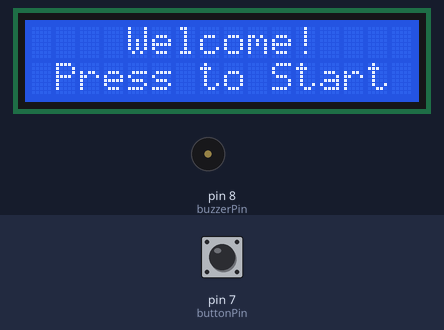
The sketch below on a simulated Arduino Uno, built with avr-gcc and run on an emulated ATmega328P. On the bench: 16×2 character LCD, buzzer (waves = sounding). Inputs (shaded band) come from the test bench; at power-on: pin 7 (buttonPin) LOW. Random numbers use the default seed unless the sketch sets one; EEPROM starts erased.

Above: at 1.0 s.
1.1 s: pin 7 (buttonPin) pulled HIGH for 0.15 s
At 3.2 s:
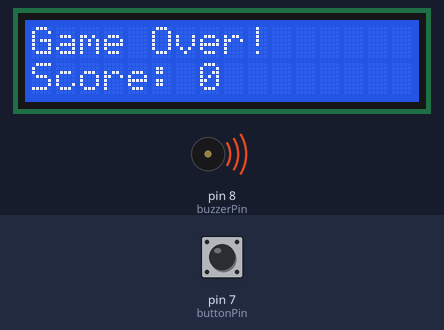
At 5.0 s:
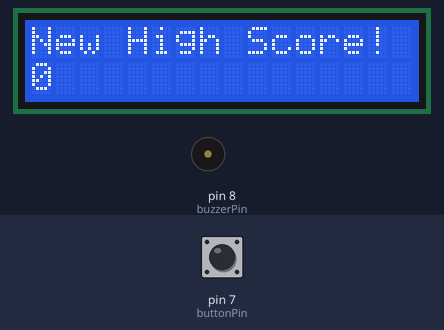
5.8 s: pin 7 (buttonPin) driven LOW
7.3 s: pin 7 (buttonPin) driven HIGH
At 7.6 s:
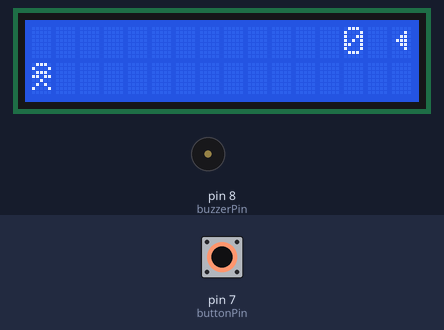
Timing chart, 0 to 10.0 s (numbered marks = the images above; inputs shaded):
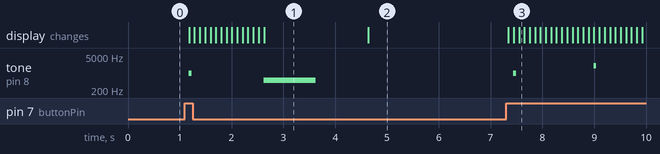

The sketch:

lcdGame.ino
```cpp
#include <LiquidCrystal.h>
#include <EEPROM.h>

// Pin setup
const int rs = 12, en = 11, d4 = 5, d5 = 4, d6 = 3, d7 = 2;
LiquidCrystal lcd(rs, en, d4, d5, d6, d7);
int delayTime = 100;
int count = 0;


// Tạo ký tự tùy chỉnh cho người chơi
byte playerChar[8] = {
  0b01110,
  0b10001,
  0b01110,
  0b11011,
  0b00100,
  0b01010,
  0b10001,
  0b00000
};

// Tạo ký tự tùy chỉnh cho mũi tên
byte customdan[8] = {
  0b00000,
  0b00010,
  0b01110,
  0b11111,
  0b01110,
  0b00010,
  0b00000,
  0b00000
};

// Tạo ký tự tùy chỉnh cho người cầm cung
byte archerChar[8] = {
  0b00000,
  0b00010,
  0b00110,
  0b01110,
  0b00110,
  0b00010,
  0b00000,
  0b00000
};

byte Skull[8] = {
  0b00000,
  0b01110,
  0b10101,
  0b11011,
  0b01110,
  0b01110,
  0b00000,
  0b00000
};

int playerPosition = 1;
const int buttonPin = 7;
const int buzzerPin = 8;  // Thêm chân cho buzzer
int arrowRow = 0;
int arrowPosition = 15;
bool buttonPressed = false;
int score = 0;
int highScore = 0;

void setup() {
  pinMode(buttonPin, INPUT);
  pinMode(buzzerPin, OUTPUT);

  lcd.begin(16, 2);
  lcd.clear();
  lcd.createChar(0, playerChar);
  lcd.createChar(1, archerChar);
  lcd.createChar(2, customdan);
  lcd.createChar(3, Skull);

  // Đọc điểm cao từ EEPROM
  EEPROM.get(0, highScore);

  showWelcomeScreen();
  waitForStart();
  resetGame();
}

void loop() {
  handlePlayerMovement();
  updateGameState();
  checkCollision();
  displayGame();
  adjustDifficulty();
  delay(delayTime);
}

void showWelcomeScreen() {
  lcd.clear();
  lcd.setCursor(4, 0);
  lcd.print("Welcome!");
  lcd.setCursor(1, 1);
  lcd.print("Press to Start");
}

void waitForStart() {
  while (digitalRead(buttonPin) == LOW) {
    delay(100);
  }
}

void resetGame() {
  lcd.clear();
  arrowPosition = 15;
  score = 0;
  delayTime = 100;
}

void handlePlayerMovement() {
  if (digitalRead(buttonPin) == HIGH && !buttonPressed) {
    playerPosition = 1 - playerPosition;
    buttonPressed = true;
    playTone(1000, 50);  // Phát âm thanh khi di chuyển
  }
  if (digitalRead(buttonPin) == LOW) {
    buttonPressed = false;
  }
}

void updateGameState() {
  if (arrowPosition > 0) {
    arrowPosition -= 1;
  } else {
    arrowPosition = 15;
    arrowRow = random(0, 2);
    score++;
    playTone(2000, 50);  // Phát âm thanh khi tránh được mũi tên
  }
}

void checkCollision() {
  if (arrowPosition == 0 && arrowRow == playerPosition) {
    gameOver();
  }
}

void gameOver() {
  playTone(500, 1000);  // Phát âm thanh khi thua
  lcd.clear();
  lcd.setCursor(0, 0);
  lcd.print("Game Over!");
  lcd.setCursor(0, 1);
  lcd.print("Score: ");
  lcd.print(score);
  delay(2000);

  // Cập nhật và lưu điểm cao mới
  if (score > highScore) {
    highScore = score;
    EEPROM.put(0, highScore);
    lcd.clear();
    lcd.setCursor(0, 0);
    lcd.print("New High Score!");
    lcd.setCursor(0, 1);
    lcd.print(highScore);
    delay(2000);
  }

  waitForStart();
  resetGame();
}

void displayGame() {
  lcd.clear();
  lcd.setCursor(0, playerPosition);
  lcd.write(byte(0));  // Người chơi

  lcd.setCursor(15, arrowRow);
  lcd.write(byte(1));  // Người cầm cung

  if (arrowPosition > 0) {
    lcd.setCursor(arrowPosition, arrowRow);
    lcd.write(byte(2));  // Mũi tên
  }

  lcd.setCursor(13, 0);
  lcd.print(score);
}

void adjustDifficulty() {
  if (score % 5 == 0 && score > 0) {
    if (delayTime > 70) {
      delayTime -= 1;
    }
  }
}

void playTone(int frequency, int duration) {
  tone(buzzerPin, frequency, duration);
}
```

Measured:
- after the input at 1.1 s, tone on pin 8 (buzzerPin): silent → 1000 Hz after 0.08 s, → silent 0.05 s later, → 500 Hz 1.4 s later, → silent 1.0 s later; the display: first changes after 0.08 s (image 1 shows a later state)
- after the input at 5.8 s, every drawn part: stays the same
- after the input at 7.3 s, tone on pin 8 (buzzerPin): silent → 1000 Hz after 0.14 s, → silent 0.05 s later, → 2000 Hz 1.5 s later, → silent 0.05 s later; the display: first changes at once (image 3 shows a later state)
- what the display in image 1 shows lasts 2.0 s, from 2.6 s to 4.6 s
